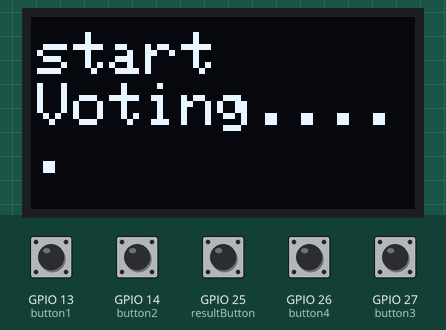
Bench run of a sketch on a simulated ESP32. Shown: 128×64 one-colour display. Inputs (shaded band) come from the test bench; at power-on: GPIO 13 (button1), GPIO 14 (button2), GPIO 25 (resultButton), GPIO 26 (button4), GPIO 27 (button3) HIGH.

Above: at 2.1 s.
At 4.1 s:
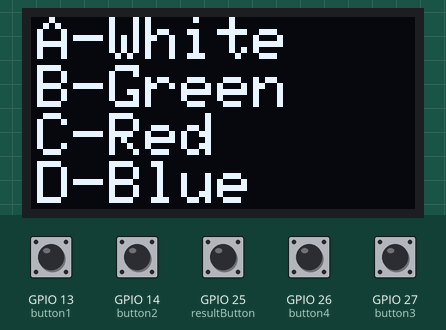

Measured:
- what the display in image 0 shows lasts 2.0 s, from 2.1 s to 4.1 s

The sketch:

sketch.ino
```cpp
#include <Adafruit_SSD1306.h>
#include <ezButton.h>
#include <Adafruit_GFX.h>
#include <Wire.h>
#define SCREEN_WIDTH 128
#define SCREEN_HEIGHT 64
Adafruit_SSD1306 oled(SCREEN_WIDTH,SCREEN_HEIGHT,&Wire,-1);
ezButton button1(13);
ezButton button2(14);
ezButton button3(27);
ezButton button4(26);
ezButton resultButton(25);
int vote1=0,vote2=0,vote3=0,vote4=0;
int flag=0;

void setup() {
  // put your setup code here, to run once:
  Serial.begin(9600);
  button1.setDebounceTime(25);
  button2.setDebounceTime(25);
  button3.setDebounceTime(25);
  button4.setDebounceTime(25);
  resultButton.setDebounceTime(25);

  if(!oled.begin(SSD1306_SWITCHCAPVCC,0x3C)){
    Serial.println("SSD1306 Location Falied");
    for(;;);
  }

  delay(2000);
  oled.clearDisplay();
  oled.setTextSize(2);
  oled.setTextColor(WHITE);
  oled.setCursor(2,5);
  oled.println("start");
  oled.setCursor(2,22);
  oled.println("Voting.....");
  oled.display();
  delay(2000);

}

void loop() {
  // put your main code here, to run repeatedly:
  button1.loop();
  button2.loop();
  button3.loop();
  button4.loop();
  resultButton.loop();

  if(flag==0){
  oled.clearDisplay();
  oled.setTextSize(2);
  oled.setTextColor(WHITE);
  oled.setCursor(2,0);
  oled.println("A-White");
  oled.setCursor(2,16);
  oled.println("B-Green");
  oled.setCursor(2,32);
  oled.println("C-Red");
  oled.setCursor(2,48);
  oled.println("D-Blue");
  oled.display();
  flag=1;

  }
  delay(10);

}
```
